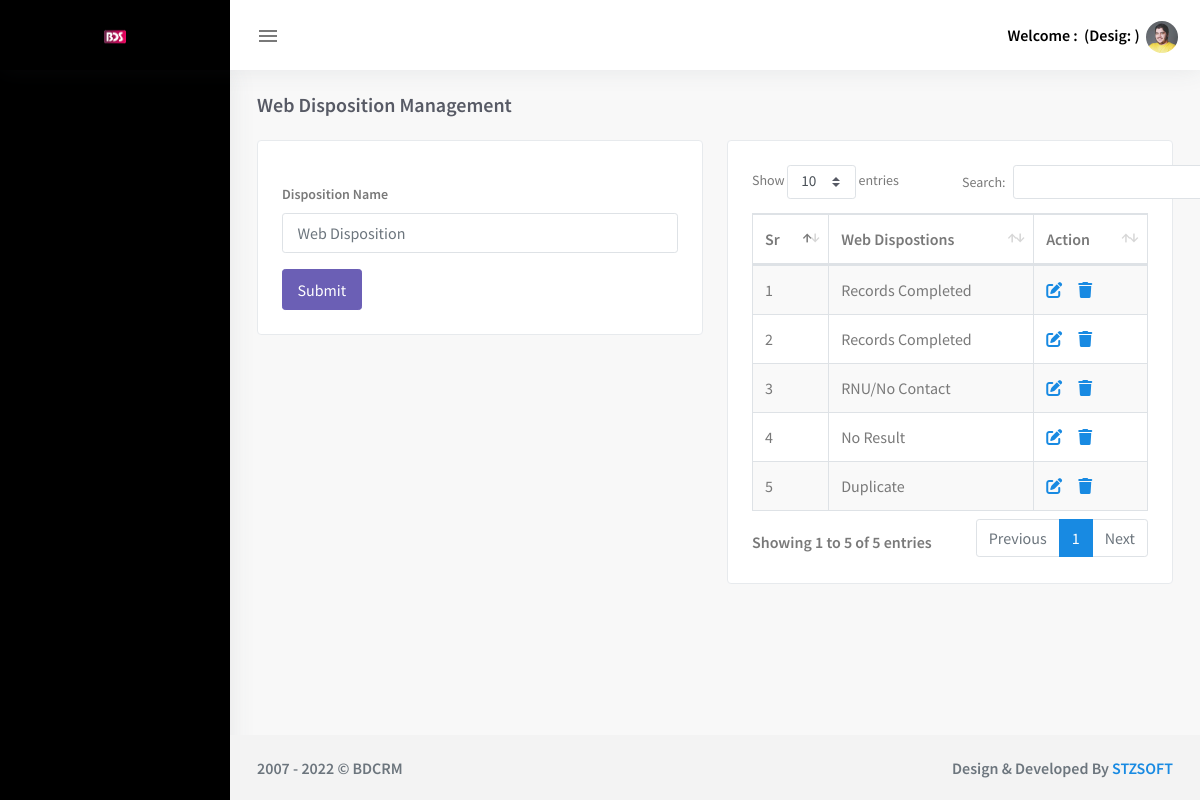
/master/add_web_disposition, run on an earlier commit of the app's database.
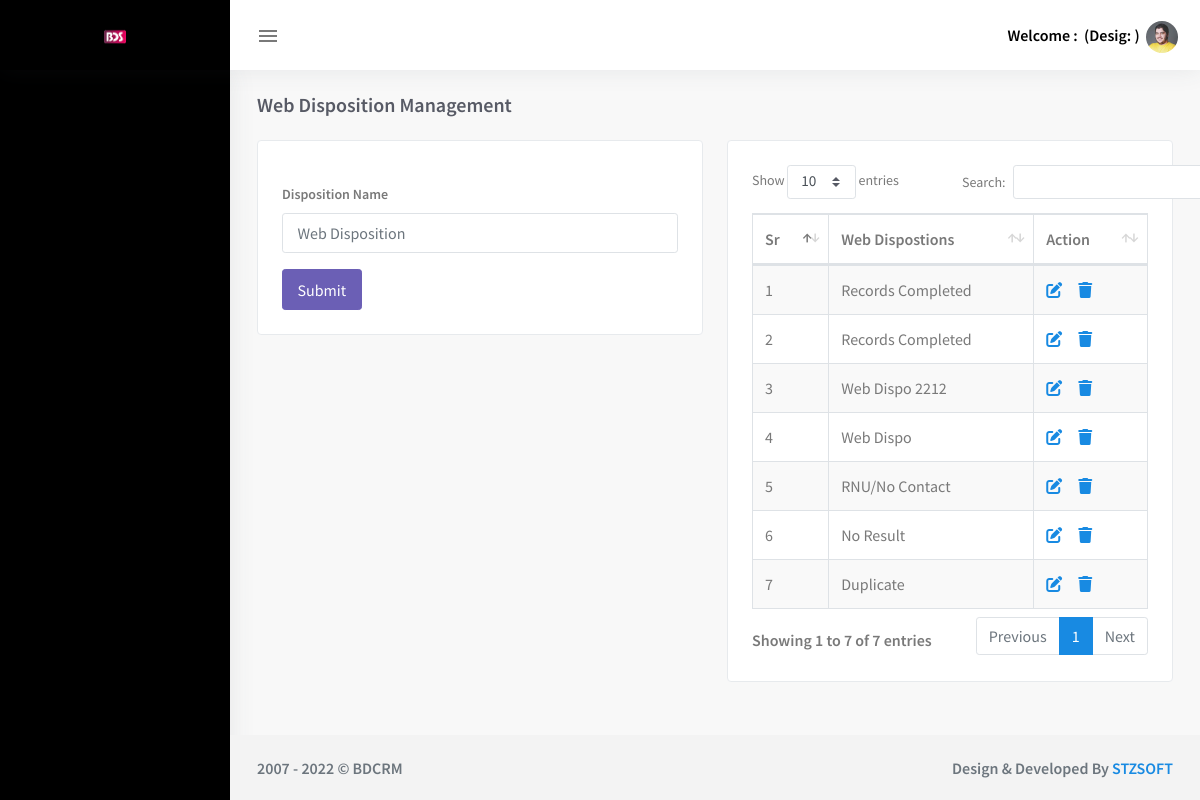
And on a later commit of the database.
### tables this page shows
CREATE TABLE `bdcrm_web_disposition` (
  `id` int(11) NOT NULL,
  `web_disposition_name` varchar(100) NOT NULL,
  `status` int(1) NOT NULL DEFAULT 1,
  `created_at` timestamp NOT NULL DEFAULT current_timestamp() ON UPDATE current_timestamp()
);

### application/views/includes/template.php (called while the page is built, shortened)
<?php
$this->load->view("includes/header.php");
$this->load->view("includes/navbar.php");
$this->load->view("includes/left-sidebar.php");
$this->load->view("includes/right-sidebar.php");
$this->load->view($main_content);
?>

### application/controllers/Master.php (called while the page is built, shortened)
<?php if (!defined('BASEPATH')) exit('No direct script access allowed');
class Master  extends CI_Controller
{
    public function __construct()
    {
        $this->load->model("model");
    }
    public function add_web_disposition($id=0){
         $data['getWebDispo'] = $this->model->getData('bdcrm_web_disposition', array('status' => '1'));
         $data['main_content'] = "main/add_web_disposition";
         $this->load->view("includes/template", $data);
    }
}

### index.php (called while the page is built, shortened)
<?php
require_once BASEPATH.'core/CodeIgniter.php';

### application/models/Model.php (called while the page is built, shortened)
<?php
class Model extends CI_Model {
	function getData($tableName, $where_data=array(), $where_in = array(), $like = array()){
        try{
			if (isset($tableName) && isset($where_data)) {
				$this->db->trans_start();
				if(!empty($where_data)){
					$this->db->where($where_data);
				}
				$query = $this->db->get($tableName);
				$this->db->trans_complete();
				if ($query->num_rows() > 0){
					$rows = $query->result_array();
					return $rows;
				}else{
					return false;
				}
			}else{
				return false;
			}
		} catch (Exception $e){
			return false;
		}
	}
}

### application/views/main/add_web_disposition.php (the view, shortened to what this page needs)
<div class="content-page">
    <div class="content">
        <div class="container-fluid">
            <div class="row">
                <div class="col-12">
                    <div class="page-title-box">
                        <h4 class="page-title">Web Disposition Management</h4>
                    </div>
                </div>
            </div>
            <div class="row">
                <div class="col-lg-6">
                    <div class="card-box">
                        <?php
                         if(!empty($getFormWebDispo)){
                           $id = $getFormWebDispo['id'];
                           $web_disposition = $getFormWebDispo['web_disposition_name'];
                           $button = "Update";
                         }else{
                            $web_disposition = "";
                            $button = "Submit";
                         }
                        ?>
                        <form action="<?php echo base_url('master/submit_web_dispositions'); ?>"
                            method="post">
                            <div class="form-group">
                                <label>Disposition Name</label>
                                <input type="text" name="web_dispostions_name" class="form-control"
                                placeholder="Web Disposition " value="<?= $web_disposition; ?>" required="">
                            </div>
                            <button type="submit" class="btn btn-purple waves-effect waves-light"><?= $button; ?></button>
                        </form>
                    </div>
                </div>
                <div class="col-lg-6">
                    <div class="card-box">
                        <table id="datatable-responsive" class="table table-striped table-bordered dt-responsive nowrap" style="border-collapse: collapse; border-spacing: 0; width: 100%;">
                            <thead>
                                <tr>
                                    <th>Sr</th>
                                    <th>Web Dispostions</th>
                                    <th>Action</th>
                                </tr>
                            </thead>
                            <tbody>
                            <?php
                            if (!empty($getWebDispo)) {
                                foreach ($getWebDispo as $k =>$value) {
                            ?>
                                        <tr>
                                            <td><?php echo $k+1;?></td>
                                            <td><?php echo $value['web_disposition_name']?></td>
                                            <td>
                                               <a href="<?php echo base_url('master/add_web_disposition').'/'.$value['id'];?>"><i class="fa-solid fa-pen-to-square"></i></a>
                                                <a href="<?php echo base_url('master/DeleteWebDisposition').'/'.$value['id'];?>" onclick="return confirm('are you sure to want delete selected web disposition.')"><i class="fa-solid fa-trash"></i></a>
                                            </td>
                                        </tr>
                                <?php
                                }
                            }
                            ?>
                          </tbody>
                        </table>
                    </div>
                </div>
            </div>
        </div>
    </div>
</div>

What changed in the data, as far as the page shows it:
now on this page (row edited): bdcrm_web_disposition: web_disposition_name "Web Dispo 2212"
now on this page (row edited): bdcrm_web_disposition: web_disposition_name "Web Dispo"
Also different on the page:
text written by a page script: "Show entries Search: Showing 1 to 5 of 5 entries Previous 1 Next" → "Show entries Search: Showing 1 to 7 of 7 entries Previous 1 Next"
